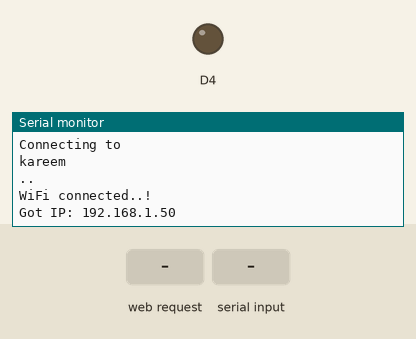
This sketch was run on a simulated ESP8266 (NodeMCU). Parts: output pins drawn as LEDs (lit = HIGH), the last lines printed to the serial monitor. The test bench sets the inputs (shaded band). WiFi joins after 1.5 s; servers stay silent unless stated.

Above: at 3.2 s.
3.3 s: HTTP request GET /on received
At 4.5 s:
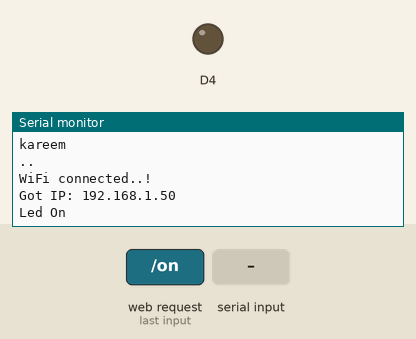
4.8 s: HTTP request GET /off received
At 6.0 s:
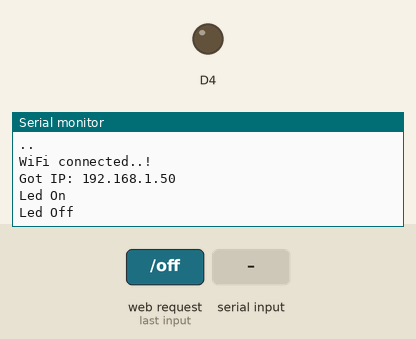
6.3 s: HTTP request GET /time received
At 7.1 s:
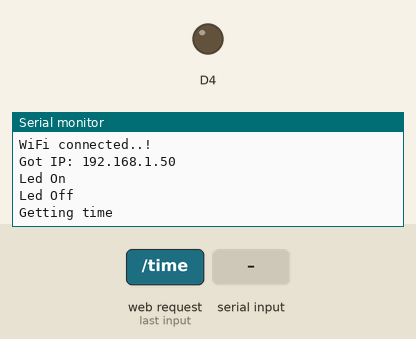
7.8 s: "1\n" received over the second serial link
At 8.2 s:
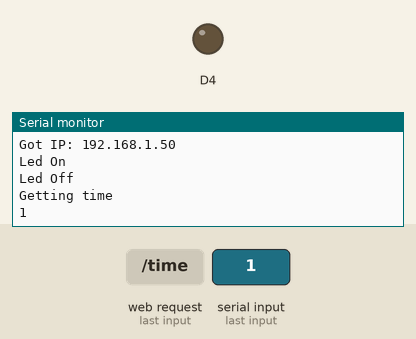

The sketch:

Embedded_Server.ino
```cpp
#include <ESP8266WiFi.h>
#include <ESP8266WebServer.h>

#include <Wire.h>
#include <SoftwareSerial.h>
SoftwareSerial s(D6,D5);

// Set your access point network credentials
const char* ssid = "kareem";
const char* password = "kareem1234";

enum led {onn, off};
char data;
led state=off;
String timee= "11:30:00";
//Adafruit_BME280 bme(BME_CS); // hardware SPI
//Adafruit_BME280 bme(BME_CS, BME_MOSI, BME_MISO, BME_SCK); // software SPI

// Create AsyncWebServer object on port 80
ESP8266WebServer server(80);
void turnon(){
   s.write("o");
   state=onn;
   pinMode(2,HIGH);

  server.send(200, "text/html", SendHTML(true));
  Serial.print("Led On\n");

}
void getTime(){
  Serial.print("Getting time\n");
  timee="";
  bool received=false;
  prnt();
    while (!received)
  {
    if(s.available()>0){
    data=s.read();
    timee=timee+data;
    if(data=='\n')
    received=true;
    Serial.println(data);
    }
  }
      pinMode(2,LOW);
   server.send(200, "text/html",SendHTML(state==onn));

 }
 void prnt(){
   s.write("t");
 }
void turnoff(){
   s.write("f");
   state=off;
   pinMode(2,LOW);
   server.send(200, "text/html", SendHTML(false));
   Serial.print("Led Off\n");
}
void setup(){
  // Serial port for debugging purposes
  Serial.begin(115200);
  Serial.println();
  s.begin(9600);
  // Setting the ESP as an access point
  // Remove the password parameter, if you want the AP (Access Point) to be open
  Serial.println("Connecting to ");
  Serial.println(ssid);

  //connect to your local wi-fi network
  WiFi.mode(WIFI_STA);
  WiFi.begin(ssid, password);

  //check wi-fi is connected to wi-fi network
  while (WiFi.status() != WL_CONNECTED) {
  delay(1000);
  Serial.print(".");
  }
  Serial.println("");
  Serial.println("WiFi connected..!");
  Serial.print("Got IP: ");  Serial.println(WiFi.localIP());
  server.on("/on",turnon);
  server.on("/off",turnoff);
  server.on("/time",getTime);
   server.on("/",turnoff);


  // Start server
  server.begin();
}
void loop(){
  server.handleClient();
}
String SendHTML(uint8_t led){
  String ptr = "<!DOCTYPE html>\n";
  ptr +="<html>\n";
  ptr +="<head>\n";
  ptr +="<title>LED Control</title>\n";
  ptr+="<style>body{margin:0;font-family:-apple-system,BlinkMacSystemFont,\"Segoe UI\",Roboto,\"Helvetica Neue\",Arial,\"Noto Sans\",sans-serif,\"Apple Color Emoji\",\"Segoe UI Emoji\",\"Segoe UI Symbol\",\"Noto Color Emoji\";font-size:1rem;font-weight:400;line-height:1.5;color:#c11675;text-align:left;background-color:#121212}button{border-radius:0}button:focus{outline:1px dotted;outline:5px auto -webkit-focus-ring-color}button,input,optgroup,select,textarea{color: #fff;margin:0;font-family:inherit;font-size:inherit;line-height:inherit}button,input{overflow:visible}button,select{text-transform:none}.btn-primary{color: #fff;background-color: #121212;border-radius: 7px;border-color: #c11675;margin: 7px 5px;}.btn-primary:hover{color:#fff;background-color:#c11675;border-color:#c11675}.btn-primary.focus,.btn-primary:focus{box-shadow:0 0 0 .2rem rgba(38,143,255,.5)} .bg-dark{    background-color: #121212!important; border-radius: 7px; margin: 4px; border-color: #c11675;} h1,h2,h3,h4,h5,h6{margin-top:0;margin-bottom:.5rem}.h1,.h2,.h3,.h4,.h5,.h6,h1,h2,h3,h4,h5,h6{margin-bottom:.5rem;font-weight:500;line-height:1.2}.h1,h1{font-size:2.5rem} .container{width:100%;padding-right:15px;padding-left:15px;margin-right:auto;margin-left:auto} .shadow-none{box-shadow:none!important}</style>";
  ptr +="</head>\n";
  ptr +="<body>\n";
  ptr+= "<div class=\"container\">";
  ptr +="<h1>IoT Application</h1>\n";
  ptr +="<p>Click to switch LED on and off.</p>\n";
  ptr +="<form method=\"get\">\n";
  if(led)
  ptr +="<input type=\"button\" class= \"btn-primary\" value=\"LED OFF\" onclick=\"window.location.href='/off'\">\n";
  else
  ptr +="<input type=\"button\" class= \"btn-primary\" value=\"LED ON\" onclick=\"window.location.href='/on'\">\n";
  ptr +="</form>\n";
  ptr +="<form method=\"get\">\n";

  ptr +="<input type=\"button\" class= \"btn-primary\" value=\"Get Time\" onclick=\"window.location.href='/time'\">\n";

  ptr +="</form>\n";
  ptr +="<textarea rows=\"1\" cols=\"10\" readonly class= \"bg-dark shadow-none\" name=\"comment\" form=\"usrform\">";
  ptr += timee;
  ptr +="</textarea>";
  ptr+= "</div>";
  ptr +="</body>\n";
  ptr +="</html>\n";
  return ptr;
}
```

Measured:
- after the input at 3.3 s, the serial monitor: prints a new line at once (image 1)
- after the input at 4.8 s, the serial monitor: prints a new line at once (image 2)
- after the input at 6.3 s, the serial monitor: prints a new line at once (image 3)
- after the input at 7.8 s, the serial monitor: prints a new line at once (image 4)
